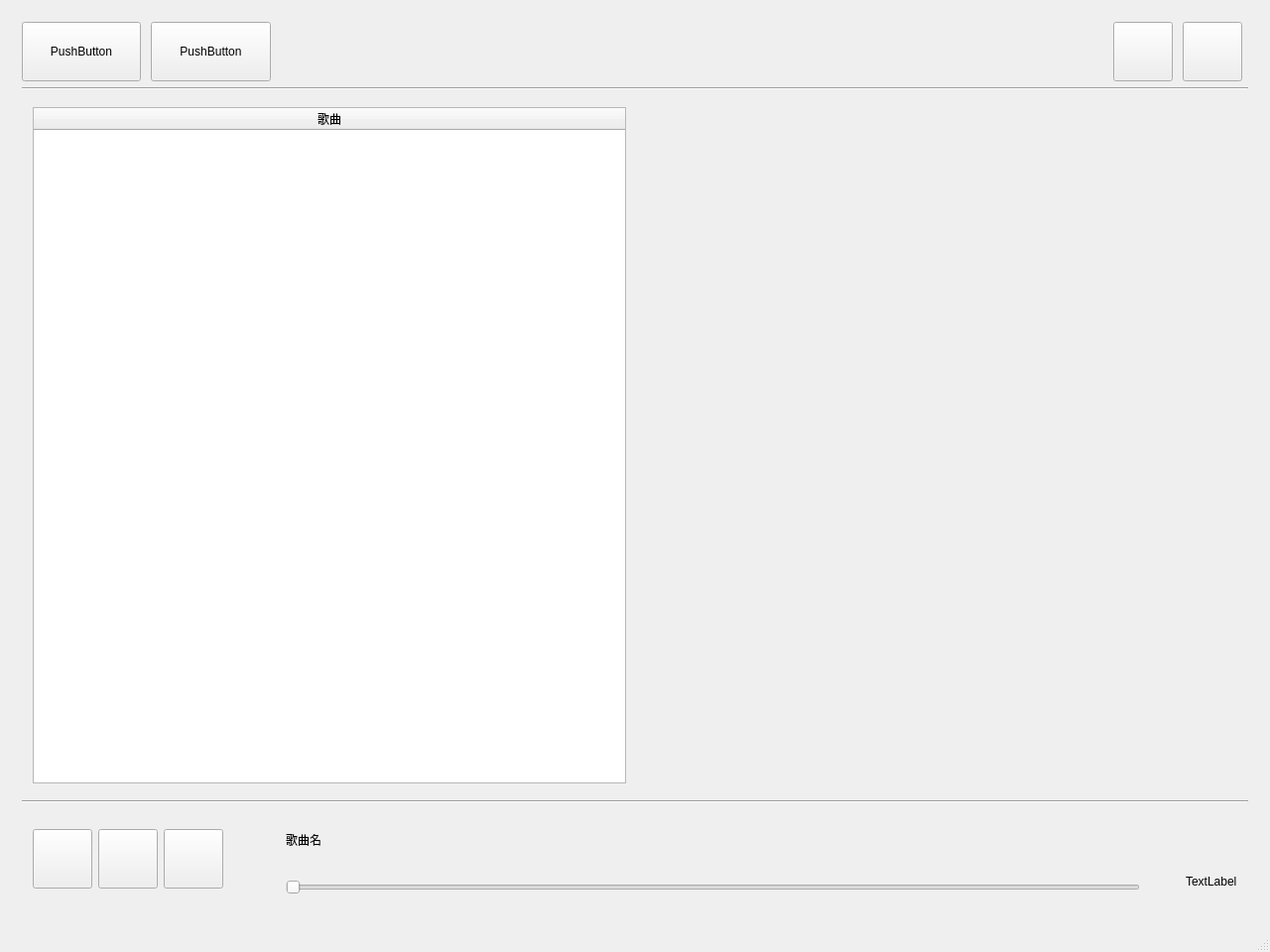
<?xml version="1.0" encoding="UTF-8"?>
<ui version="4.0">
 <class>MainWindow</class>
 <widget class="QMainWindow" name="MainWindow">
  <property name="geometry">
   <rect>
    <x>0</x>
    <y>0</y>
    <width>1280</width>
    <height>960</height>
   </rect>
  </property>
  <property name="minimumSize">
   <size>
    <width>1280</width>
    <height>960</height>
   </size>
  </property>
  <property name="maximumSize">
   <size>
    <width>1280</width>
    <height>960</height>
   </size>
  </property>
  <property name="baseSize">
   <size>
    <width>1280</width>
    <height>960</height>
   </size>
  </property>
  <property name="windowTitle">
   <string>MainWindow</string>
  </property>
  <widget class="QWidget" name="centralWidget">
   <layout class="QVBoxLayout" name="verticalLayout_8">
    <item>
     <widget class="QWidget" name="MainWidget" native="true">
      <layout class="QVBoxLayout" name="verticalLayout_6">
       <item>
        <widget class="QWidget" name="widget_title_bar" native="true">
         <property name="minimumSize">
          <size>
           <width>0</width>
           <height>60</height>
          </size>
         </property>
         <property name="maximumSize">
          <size>
           <width>16777215</width>
           <height>60</height>
          </size>
         </property>
         <widget class="QPushButton" name="ButtonOpenFloder">
          <property name="geometry">
           <rect>
            <x>0</x>
            <y>0</y>
            <width>120</width>
            <height>60</height>
           </rect>
          </property>
          <property name="text">
           <string>PushButton</string>
          </property>
         </widget>
         <widget class="QPushButton" name="ButtonAbout">
          <property name="geometry">
           <rect>
            <x>130</x>
            <y>0</y>
            <width>121</width>
            <height>60</height>
           </rect>
          </property>
          <property name="text">
           <string>PushButton</string>
          </property>
         </widget>
         <widget class="QPushButton" name="ButtonClose">
          <property name="geometry">
           <rect>
            <x>1170</x>
            <y>0</y>
            <width>60</width>
            <height>60</height>
           </rect>
          </property>
          <property name="minimumSize">
           <size>
            <width>60</width>
            <height>60</height>
           </size>
          </property>
          <property name="maximumSize">
           <size>
            <width>60</width>
            <height>60</height>
           </size>
          </property>
          <property name="text">
           <string/>
          </property>
         </widget>
         <widget class="QPushButton" name="ButtonMin">
          <property name="geometry">
           <rect>
            <x>1100</x>
            <y>0</y>
            <width>60</width>
            <height>60</height>
           </rect>
          </property>
          <property name="minimumSize">
           <size>
            <width>60</width>
            <height>60</height>
           </size>
          </property>
          <property name="maximumSize">
           <size>
            <width>60</width>
            <height>60</height>
           </size>
          </property>
          <property name="text">
           <string/>
          </property>
         </widget>
        </widget>
       </item>
       <item>
        <widget class="Line" name="line">
         <property name="orientation">
          <enum>Qt::Horizontal</enum>
         </property>
        </widget>
       </item>
       <item>
        <layout class="QHBoxLayout" name="horizontalLayout_5">
         <item>
          <layout class="QHBoxLayout" name="horizontalLayout_3">
           <item>
            <widget class="QWidget" name="widget1" native="true">
             <property name="minimumSize">
              <size>
               <width>550</width>
               <height>0</height>
              </size>
             </property>
             <layout class="QVBoxLayout" name="verticalLayout_5">
              <item>
               <widget class="QTableWidget" name="tableWidget">
                <attribute name="horizontalHeaderStretchLastSection">
                 <bool>true</bool>
                </attribute>
                <column>
                 <property name="text">
                  <string>歌曲</string>
                 </property>
                </column>
               </widget>
              </item>
             </layout>
            </widget>
           </item>
          </layout>
         </item>
         <item>
          <widget class="QWidget" name="widget2" native="true">
           <property name="minimumSize">
            <size>
             <width>610</width>
             <height>0</height>
            </size>
           </property>
           <layout class="QVBoxLayout" name="verticalLayout_3">
            <item>
             <layout class="QVBoxLayout" name="verticalLayout_2">
              <item>
               <spacer name="verticalSpacerLyric1">
                <property name="orientation">
                 <enum>Qt::Vertical</enum>
                </property>
                <property name="sizeHint" stdset="0">
                 <size>
                  <width>20</width>
                  <height>40</height>
                 </size>
                </property>
               </spacer>
              </item>
              <item>
               <widget class="QLabel" name="Lyric1">
                <property name="minimumSize">
                 <size>
                  <width>400</width>
                  <height>60</height>
                 </size>
                </property>
                <property name="text">
                 <string/>
                </property>
                <property name="alignment">
                 <set>Qt::AlignCenter</set>
                </property>
               </widget>
              </item>
              <item>
               <widget class="QLabel" name="Lyric2">
                <property name="minimumSize">
                 <size>
                  <width>0</width>
                  <height>60</height>
                 </size>
                </property>
                <property name="text">
                 <string/>
                </property>
                <property name="alignment">
                 <set>Qt::AlignCenter</set>
                </property>
               </widget>
              </item>
              <item>
               <widget class="QLabel" name="Lyric3">
                <property name="minimumSize">
                 <size>
                  <width>0</width>
                  <height>60</height>
                 </size>
                </property>
                <property name="text">
                 <string/>
                </property>
                <property name="alignment">
                 <set>Qt::AlignCenter</set>
                </property>
               </widget>
              </item>
              <item>
               <widget class="QLabel" name="Lyric4">
                <property name="minimumSize">
                 <size>
                  <width>0</width>
                  <height>60</height>
                 </size>
                </property>
                <property name="text">
                 <string/>
                </property>
                <property name="alignment">
                 <set>Qt::AlignCenter</set>
                </property>
               </widget>
              </item>
              <item>
               <widget class="QLabel" name="Lyric5">
                <property name="minimumSize">
                 <size>
                  <width>0</width>
                  <height>60</height>
                 </size>
                </property>
                <property name="text">
                 <string/>
                </property>
                <property name="alignment">
                 <set>Qt::AlignCenter</set>
                </property>
               </widget>
              </item>
              <item>
               <widget class="QLabel" name="Lyric6">
                <property name="minimumSize">
                 <size>
                  <width>0</width>
                  <height>60</height>
                 </size>
                </property>
                <property name="text">
                 <string/>
                </property>
                <property name="alignment">
                 <set>Qt::AlignCenter</set>
                </property>
               </widget>
              </item>
              <item>
               <widget class="QLabel" name="Lyric7">
                <property name="minimumSize">
                 <size>
                  <width>0</width>
                  <height>60</height>
                 </size>
                </property>
                <property name="text">
                 <string/>
                </property>
                <property name="alignment">
                 <set>Qt::AlignCenter</set>
                </property>
               </widget>
              </item>
              <item>
               <spacer name="verticalSpacerLyric2">
                <property name="orientation">
                 <enum>Qt::Vertical</enum>
                </property>
                <property name="sizeHint" stdset="0">
                 <size>
                  <width>20</width>
                  <height>40</height>
                 </size>
                </property>
               </spacer>
              </item>
             </layout>
            </item>
           </layout>
          </widget>
         </item>
        </layout>
       </item>
       <item>
        <widget class="Line" name="line_2">
         <property name="orientation">
          <enum>Qt::Horizontal</enum>
         </property>
        </widget>
       </item>
       <item>
        <widget class="QWidget" name="widget3" native="true">
         <property name="minimumSize">
          <size>
           <width>640</width>
           <height>100</height>
          </size>
         </property>
         <property name="maximumSize">
          <size>
           <width>16777215</width>
           <height>100</height>
          </size>
         </property>
         <layout class="QVBoxLayout" name="verticalLayout_7">
          <item>
           <layout class="QHBoxLayout" name="horizontalLayout_2">
            <item>
             <layout class="QHBoxLayout" name="horizontalLayout">
              <item>
               <widget class="QPushButton" name="ButtonPrevious">
                <property name="minimumSize">
                 <size>
                  <width>60</width>
                  <height>60</height>
                 </size>
                </property>
                <property name="maximumSize">
                 <size>
                  <width>60</width>
                  <height>60</height>
                 </size>
                </property>
                <property name="text">
                 <string/>
                </property>
               </widget>
              </item>
              <item>
               <widget class="QPushButton" name="ButtonPause">
                <property name="minimumSize">
                 <size>
                  <width>60</width>
                  <height>60</height>
                 </size>
                </property>
                <property name="maximumSize">
                 <size>
                  <width>60</width>
                  <height>60</height>
                 </size>
                </property>
                <property name="text">
                 <string/>
                </property>
               </widget>
              </item>
              <item>
               <widget class="QPushButton" name="ButtonNext">
                <property name="minimumSize">
                 <size>
                  <width>60</width>
                  <height>60</height>
                 </size>
                </property>
                <property name="maximumSize">
                 <size>
                  <width>60</width>
                  <height>60</height>
                 </size>
                </property>
                <property name="text">
                 <string/>
                </property>
               </widget>
              </item>
             </layout>
            </item>
            <item>
             <spacer name="horizontalSpacer_1">
              <property name="orientation">
               <enum>Qt::Horizontal</enum>
              </property>
              <property name="sizeType">
               <enum>QSizePolicy::Fixed</enum>
              </property>
              <property name="sizeHint" stdset="0">
               <size>
                <width>57</width>
                <height>57</height>
               </size>
              </property>
             </spacer>
            </item>
            <item>
             <layout class="QVBoxLayout" name="verticalLayout_4">
              <item>
               <widget class="QLabel" name="labelMusicName">
                <property name="minimumSize">
                 <size>
                  <width>300</width>
                  <height>40</height>
                 </size>
                </property>
                <property name="maximumSize">
                 <size>
                  <width>16777215</width>
                  <height>40</height>
                 </size>
                </property>
                <property name="text">
                 <string>&lt;html&gt;&lt;head/&gt;&lt;body&gt;&lt;p&gt;歌曲名&lt;/p&gt;&lt;/body&gt;&lt;/html&gt;</string>
                </property>
               </widget>
              </item>
              <item>
               <layout class="QHBoxLayout" name="horizontalLayout_4">
                <item>
                 <layout class="QVBoxLayout" name="verticalLayout">
                  <item>
                   <widget class="QLabel" name="no_use">
                    <property name="minimumSize">
                     <size>
                      <width>0</width>
                      <height>10</height>
                     </size>
                    </property>
                    <property name="maximumSize">
                     <size>
                      <width>16777215</width>
                      <height>10</height>
                     </size>
                    </property>
                    <property name="text">
                     <string/>
                    </property>
                   </widget>
                  </item>
                  <item>
                   <spacer name="verticalSpacer">
                    <property name="orientation">
                     <enum>Qt::Vertical</enum>
                    </property>
                    <property name="sizeHint" stdset="0">
                     <size>
                      <width>20</width>
                      <height>40</height>
                     </size>
                    </property>
                   </spacer>
                  </item>
                  <item>
                   <widget class="QSlider" name="horizontalSlider">
                    <property name="minimumSize">
                     <size>
                      <width>400</width>
                      <height>20</height>
                     </size>
                    </property>
                    <property name="maximumSize">
                     <size>
                      <width>16777215</width>
                      <height>20</height>
                     </size>
                    </property>
                    <property name="orientation">
                     <enum>Qt::Horizontal</enum>
                    </property>
                   </widget>
                  </item>
                 </layout>
                </item>
                <item>
                 <spacer name="horizontalSpacer_2">
                  <property name="orientation">
                   <enum>Qt::Horizontal</enum>
                  </property>
                  <property name="sizeType">
                   <enum>QSizePolicy::Fixed</enum>
                  </property>
                  <property name="sizeHint" stdset="0">
                   <size>
                    <width>40</width>
                    <height>20</height>
                   </size>
                  </property>
                 </spacer>
                </item>
                <item>
                 <widget class="QLabel" name="labelTime">
                  <property name="minimumSize">
                   <size>
                    <width>0</width>
                    <height>40</height>
                   </size>
                  </property>
                  <property name="maximumSize">
                   <size>
                    <width>16777215</width>
                    <height>40</height>
                   </size>
                  </property>
                  <property name="text">
                   <string>TextLabel</string>
                  </property>
                 </widget>
                </item>
               </layout>
              </item>
             </layout>
            </item>
           </layout>
          </item>
         </layout>
        </widget>
       </item>
      </layout>
     </widget>
    </item>
   </layout>
  </widget>
  <widget class="QMenuBar" name="menuBar">
   <property name="geometry">
    <rect>
     <x>0</x>
     <y>0</y>
     <width>1280</width>
     <height>17</height>
    </rect>
   </property>
  </widget>
  <widget class="QStatusBar" name="statusBar"/>
  <action name="actionNew">
   <property name="text">
    <string>打开文件夹(&amp;O)</string>
   </property>
  </action>
 </widget>
 <layoutdefault spacing="6" margin="11"/>
 <resources/>
 <connections/>
</ui>
